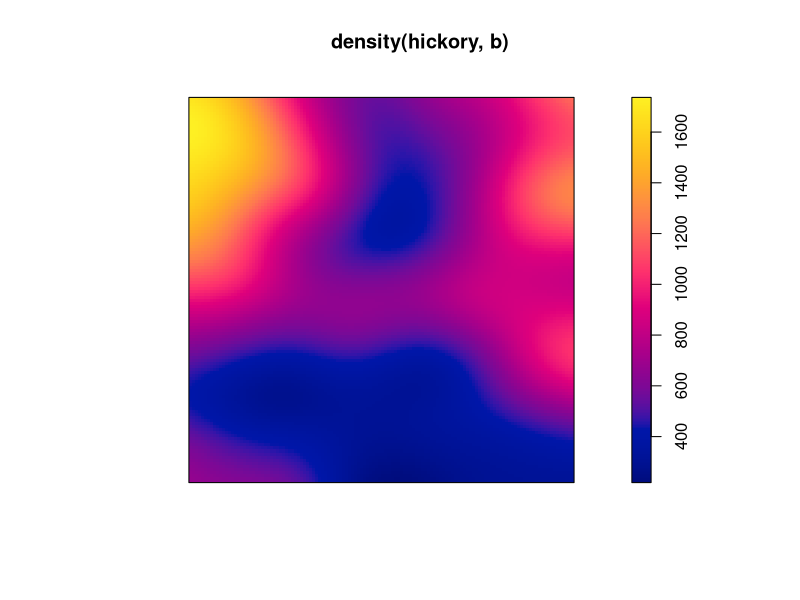

Write the R code that produced this figure.
library(spatstat)


### Name: bw.scott
### Title: Scott's Rule for Bandwidth Selection for Kernel Density
### Aliases: bw.scott
### Keywords: spatial methods smooth

### ** Examples

  data(lansing)
  attach(split(lansing))
  b <- bw.scott(hickory)
  b
  ## No test: 
   plot(density(hickory, b))
  
## End(No test)
